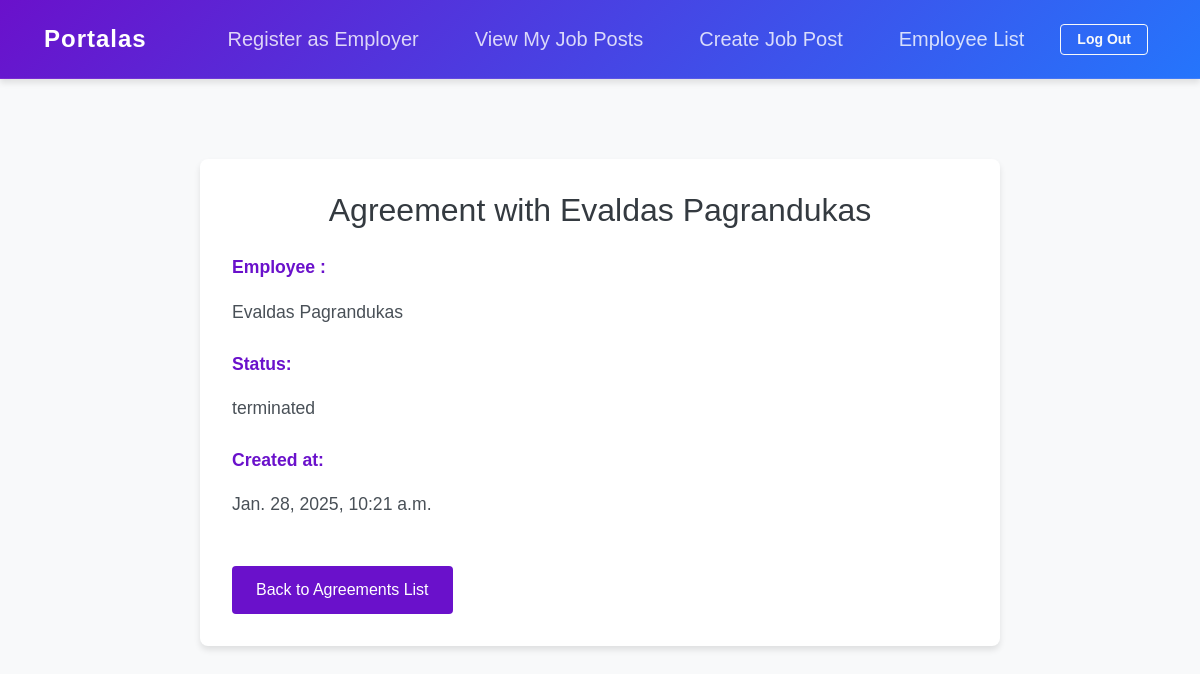
The page /employer/agreements/1/ (signed in) on the database its author committed.
### employer/models.py (models this page shows, shortened)
class JobAgreement(models.Model):
    STATUS_CHOICES = [
        ('pending', 'Pending'),
        ('active', 'Active'),
        ('terminated', 'Terminated'),
        ('expired', 'Expired'),
    ]
    job_post = models.ForeignKey(
        JobPost,
        on_delete=models.SET_NULL,
        null=True,
        blank=True,
        related_name='agreements'
    )
    employee = models.ForeignKey(
        Employee,
        on_delete=models.PROTECT,
        related_name='agreements',
        null = True,  # Add this
        blank = True
    )
    employer = models.ForeignKey(
        Employer,
        on_delete=models.PROTECT,
        related_name='agreements'
    )
    offer_date = models.DateField(help_text="Date the job was offered")
    acceptance_date = models.DateField(
        null=True,
        blank=True,
        help_text="Date the offer was accepted"
    )
    start_date = models.DateField(help_text="Official start date of employment")
    end_date = models.DateField(
        null=True,
        blank=True,
        help_text="Planned end date for fixed-term contracts"
    )
    termination_date = models.DateField(
        null=True,
        blank=True,
        help_text="Actual termination date if agreement ended early"
    )
    modification_date = models.DateField(
        null=True,
        blank=True,
        help_text="Date of last agreement modification"
    )
    status = models.CharField(
        max_length=20,
        choices=STATUS_CHOICES,
        default='pending',
        help_text="Current status of the job agreement"
    )
    created_at = models.DateTimeField(auto_now_add=True)
    updated_at = models.DateTimeField(auto_now=True)
    class Meta:
        ordering = ['-start_date']
        verbose_name = "Job Agreement"
        verbose_name_plural = "Job Agreements"
        indexes = [
            models.Index(fields=['start_date']),
            models.Index(fields=['end_date']),
        ]

### employee/models.py (models this page shows)
class Employee(models.Model):
    user = models.OneToOneField(User, on_delete=models.CASCADE)  # Link to User
    employee_name = models.CharField(max_length=255)
    employee_surname = models.CharField(max_length=255, blank=True, null=True,default="Unknown")  # New field
    email = models.EmailField()
    citizenship = models.CharField(max_length=100, blank=True, null=True, default="Unknown")  # New field
    national_id = models.IntegerField( blank=True, null=True, unique=True)
    receive_special_offers = models.BooleanField(default=False,)  # New field
    phone_number = models.CharField(max_length=20, blank=True, null=True, default="Unknown")  # New field
    '''banko saskaita, gyvenamosios vietos adresas, artimo zmogaus kontaktai (tel nr) '''
    is_email_verified = models.BooleanField(default=False)
    def __str__(self):
        return f"{self.employee_name} {self.employee_surname or ''}"

### employer/views.py (the view)
# urls.py: path('agreements/<int:agreement_id>/', views.agreement_detail, name='agreement_detail'),
@login_required
def agreement_detail(request, agreement_id):
    agreement = get_object_or_404(JobAgreement, id=agreement_id)
    return render(request, "employer/agreement_detail.html", {"agreement": agreement})

### employer/templates/employer/agreement_detail.html (shortened to what this page needs)
{% extends 'base_employer.html' %}
{% block content %}
<div class="cv-detail-container">
    <h1>Agreement with {{ agreement.employee }}</h1>
    <div class="mb-4 page-break">
        <p><strong>Employee :</strong></p>
        <p>{{ agreement.employee }}</p>
    </div>
    <div class="mb-4 page-break">
        <p><strong>Status:</strong></p>
        <p>{{ agreement.status }}</p>
    </div>
    <div class="mb-4 page-break">
        <p><strong>Created at:</strong></p>
        <p>{{ agreement.created_at }}</p>
    </div>
    <a href="{% url 'employer:employer_agreements' %}" class="btn btn-secondary">Back to Agreements List</a>
</div>
{% endblock %}

### static/css/styles.css (style rules this page uses)
body { font-family: 'Arial', sans-serif; margin: 0; padding: 0; background-color: #f8f9fa; color: #333; }

### employer/templates/employer/agreement_detail.html (style rules this page uses)
.cv-detail-container { max-width: 800px; margin: 2rem auto; padding: 2rem; background-color: #fff; border-radius: 8px; box-shadow: 0 4px 6px rgba(0, 0, 0, 0.1); }
.cv-detail-container h1 { text-align: center; margin-bottom: 1.5rem; font-size: 2rem; color: #343a40; }
.cv-detail-container p { font-size: 1.1rem; line-height: 1.6; color: #495057; }
.cv-detail-container strong { color: #6a11cb; }
.cv-detail-container .btn { margin-top: 1.5rem; padding: 0.75rem 1.5rem; font-size: 1rem; font-weight: 500; border-radius: 4px; transition: background-color 0.3s ease; }
.cv-detail-container .btn-secondary { background-color: #6a11cb; border: none; color: #fff; }

### rows shown on the page
JobAgreement: employee "Evaldas Pagrandukas", status "terminated", created_at "Jan. 28, 2025, 10:21 a.m."
